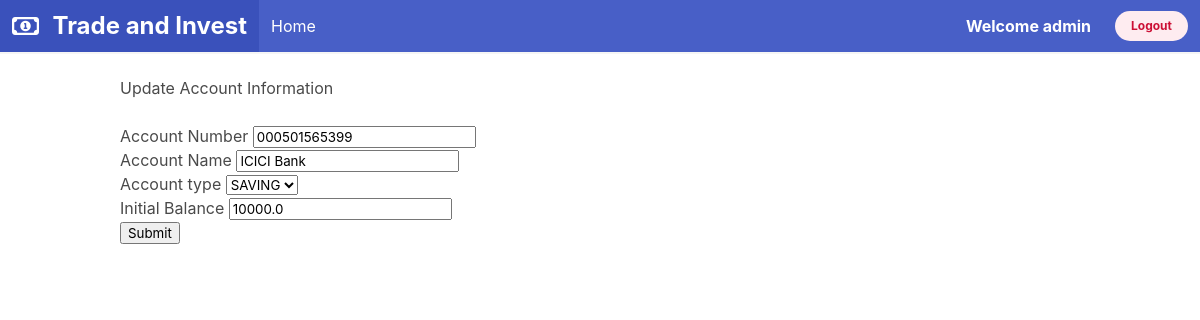
The page /savings/update/8 (signed in) on the database its author committed.
### savings/models.py (models this page shows, shortened)
class BankAccount(models.Model):
    acct_types = [
        ('SAVING', 'SAVING'),
        ('FD', 'FD'),
        ('PPF', 'PPF')
    ]
    acct_number = models.CharField(max_length=30)
    acct_type = models.CharField(max_length=10, choices=acct_types)
    acct_name = models.CharField(max_length=30)
    owner = models.ForeignKey(User, on_delete=models.SET_NULL, null=True, blank=True)
    initial_balance = models.FloatField()
    balance = models.FloatField(default=0)

### savings/views.py (the view)
# urls.py: path('savings/update/<int:pk>', views.update_bank_account, name='update_savings_acct'),
@login_required()
def update_bank_account(request, pk):
    obj = get_object_or_404(BankAccount, id=pk)
    form = BankAccountForm(request.POST or None, instance=obj)
    error = ""
    if request.user != obj.owner:
        error = "You are not allowed to update this account"
    if form.is_valid() and request.user == obj.owner:
        form_obj = form.save(commit=False)
        form_obj.save()
        return redirect('bank-acct-details')
    if request.user != obj.owner:
        form = BankAccountForm()
    context = {"form": form, "error": error}
    return render(request, "savings/bankaccount_form.html", context)

### savings/forms.py
class BankAccountForm(ModelForm):
    class Meta:
        model = BankAccount
        exclude = ['owner', 'balance']

### savings/templates/savings/bankaccount_form.html (shortened to what this page needs)
{% extends 'home/base.html' %}
{% block body_block %}
<div class="container">
<div class="text-center">
    <h3>Update Account Information</h3>
    <br>
</div>
<form method="post" action="">
    <div class="form-row">
        <div class="form-group col-md-3">
            <label for="id_acct_number">Account Number</label>
            <input type="text" name="acct_number" required class="form-control" id="id_acct_number"
                   value={% if form.acct_number.value %} "{{ form.acct_number.value}}" {% endif %}>
        </div>
        <div class="form-group col-md-3">
            <label for="id_acct_name">Account Name</label>
            <input type="text" name="acct_name" required class="form-control" id="id_acct_name"
                   value={% if form.acct_name.value %} "{{ form.acct_name.value}}" {% endif %}>
        </div>
        <div class="form-group col-md-3">
            <label for="id_acct_type">Account type</label>
            <select name="acct_type" required id="id_acct_type" class="form-control">
                {% if form.acct_type.value %}
                    <option selected="{{form.acct_type.value}}">{{form.acct_type.value}}</option>
                {% else %}
                    <option value selected>---------</option>
                {% endif %}
            </select>
        </div>
        <div class="form-group col-md-3">
            <label for="id_initial_balance">Initial Balance</label>
            <input type="number" name="initial_balance" required step="any" class="form-control" id="id_initial_balance"
            value={% if form.initial_balance.value %} "{{form.initial_balance.value}}" {%endif%}>
        </div>
    </div>
    <div class="text-center">
        <button type="submit" class="btn btn-success" >Submit</button>
    </div>
</form>
    <br><br>
</div>
{% endblock %}

### home/templates/home/base.html (shortened to what this page needs)
<!DOCTYPE html>
<html lang="en">
<head>
    <link rel='stylesheet' href='https://cdn.datatables.net/1.10.20/css/dataTables.bootstrap.min.css'>
    <link rel='stylesheet' href='https://cdn.datatables.net/1.10.20/css/jquery.dataTables.min.css'>
    <link rel='stylesheet' href='https://cdn.datatables.net/buttons/1.6.0/css/buttons.dataTables.min.css'>
    <link href="https://cdn.jsdelivr.net/npm/select2@4.1.0-rc.0/dist/css/select2.min.css" rel="stylesheet" />
    <link rel="stylesheet" href="https://cdn.jsdelivr.net/npm/bulma@0.9.4/css/bulma.min.css">
</head>
<body>
    <nav class="navbar is-link has-shadow " role="navigation" aria-label="main navigation">
        <div class="navbar-brand">
          <a class="navbar-item" href="{% url 'home' %}">
            <i class="fa-regular fa-money-bill-1 is-size-4"> </i> <p class="is-size-4">&nbsp;&nbsp;<b>Trade and Invest</b></p>
          </a>
        </div>
        <div id="navbarBasicExample" class="navbar-menu">
          <div class="navbar-start">
            {% if user.is_authenticated %}
                <a class="navbar-item" href="{% url 'home' %}">
                    Home
                </a>
            {% endif %}
          </div>
          <div class="navbar-end">
            <div class="navbar-item">
              {% if user.is_authenticated %}
              <b>Welcome  {{ user }}</b>
              {% else %}
              <b>Welcome  Guest</b>
              {% endif %}
          </div>
            <div class="navbar-item">
              <div class="buttons">
                {% if user.is_authenticated %}
                    <a class="button is-small is-danger is-light is-rounded" href="{% url 'logout' %}">
                        <strong>Logout</strong>
                    </a>
                {% endif %}
              </div>
            </div>
          </div>
        </div>
      </nav>
<br>
{% block body_block %}
{% endblock %}
</body>
</html>

### rows shown on the page
BankAccount: acct_number "000501565399", acct_name "ICICI Bank", acct_type "SAVING", initial_balance "10000.0"

### other values the page prints
{{ user }} "admin"
